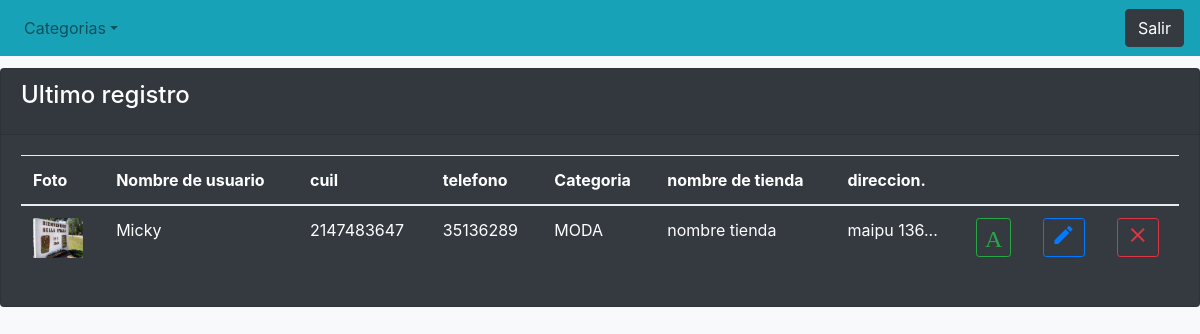
Before: /admin/inventarioadmin.php with the older database file.
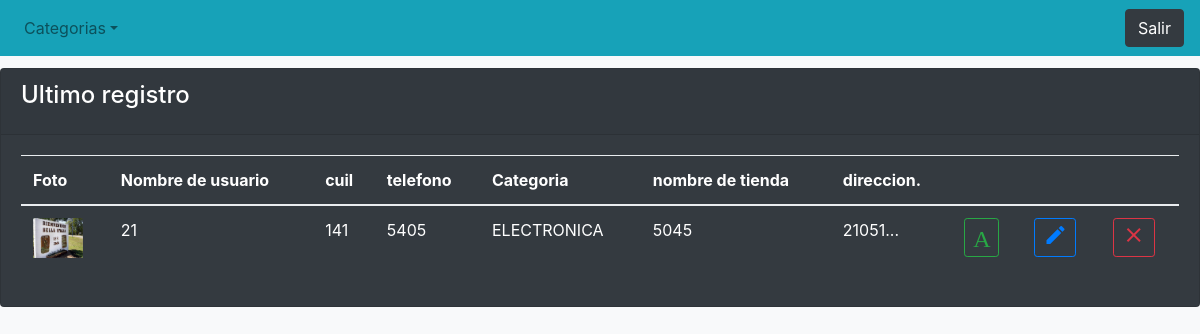
After: the same page with the newer database file.
### tables this page shows
CREATE TABLE `inventario` (
  `id` int(10) NOT NULL,
  `clave` varchar(100) NOT NULL,
  `nombredeusuario` varchar(100) NOT NULL,
  `cuil` int(100) NOT NULL,
  `telefono` int(100) NOT NULL,
  `categoria` varchar(50) NOT NULL,
  `direccion` text NOT NULL,
  `nombretienda` varchar(100) NOT NULL,
  `foto` varchar(100) NOT NULL
);

### admin/inventarioadmin.php (the view, shortened to what this page needs)
<?php include '../conexion/conexion.php'; ?>
<!DOCTYPE html>
<html lang="en">
<head>
	<link rel="stylesheet" href="../css/bootstrap.min.css">
</head>
<body class="bg-light">
	<nav class="navbar navbar-expand-lg navbar-light bg-info">
		<div class="collapse navbar-collapse" id="menu">
			<ul class="navbar-nav mr-auto">
				<li class="nav-item dropdown" >
					<a href="#" class="nav-link dropdown-toggle" id="navbarDropdown" role="button" data-toggle="dropdown" aria-haspopup="true" aria-expanded="false">Categorias</a>
				</li>
			</ul>
			<button class="btn btn-dark" id="logout" >Salir</button>
		</div>
	</nav>
	<link rel="stylesheet" href="../css/bootstrap.min.css">
</head>
<body class="bg-light">
		<div class="card text-white bg-dark" style="margin-top: 1%;">
				<div class="card-header"><h4 class="card-title">Ultimo registro</h4></div>
				<div class="card-body">
					<table class="table">
						<thead>
							<th>Foto</th>
							<th>Nombre de usuario</th>
							<th>cuil</th>
							<th>telefono</th>
							<th>Categoria</th>
								<th>nombre de tienda</th>
							<th>direccion.</th>
							<th></th>
							<th></th>
							<th></th>
						</thead>
						<tbody>
							<?php
							$sel = $con->prepare("SELECT * FROM inventario ORDER BY id DESC limit 1 ");
							$sel->execute();
							  	while ($f = $sel->fetch()) {  ?>
							  	<tr>
							  		<td><img src="<?php echo $f['foto'] ?>" width="50" heigth="50" ></td>
							  		<td><?php echo $f['nombredeusuario'] ?></td>
							  		<td><?php echo $f['cuil'] ?></td>
							  		<td><?php echo $f['telefono'] ?></td>
							  		<td><?php echo $f['categoria'] ?></td>
							  		<td><?php echo $f['nombretienda'] ?></td>
							  		<td><?php echo substr($f['direccion'] , 0, 100) ?>...</td>
							  		<td><a href="agregar_imagenes.php?clave=<?php echo $f['clave'] ?>" class="btn btn-outline-success btn-sm"><span class="material-icons">A</span></a></td>
							  		<td><a href="editar_producto.php?clave=<?php echo $f['clave'] ?>" class="btn btn-outline-primary btn-sm"><span class="material-icons">edit</span></a></td>
							  		<td><a href="#" class="btn btn-outline-danger btn-sm" onclick="bootbox.confirm('Seguro que desea realizar esta accion', function(result){ if (result == true){ location.href='eliminar_producto.php?clave=<?php echo $f['clave'] ?>&foto=<?php echo $f['foto'] ?>&pag=inventario.php';} })"><span class="material-icons" >clear</span></a></td>
							  	</tr>
							  	<?php
							  	}
							  	 ?>
						</tbody>
					</table>
				</div>
			</div>
</body>
</html>

### admin/inventarioadmin.php (style rules this page uses)
body { padding-bottom: 10px; }

Changed rows visible on the page:
no longer on this page (row edited): inventario: foto (picture), nombredeusuario "Micky", cuil "2147483647", telefono "35136289", categoria "MODA", nombretienda "nombre tienda", direccion "maipu 136"
added inventario: foto (picture), nombredeusuario "21", cuil "141", telefono "5405", categoria "ELECTRONICA", nombretienda "5045", direccion "21051"
